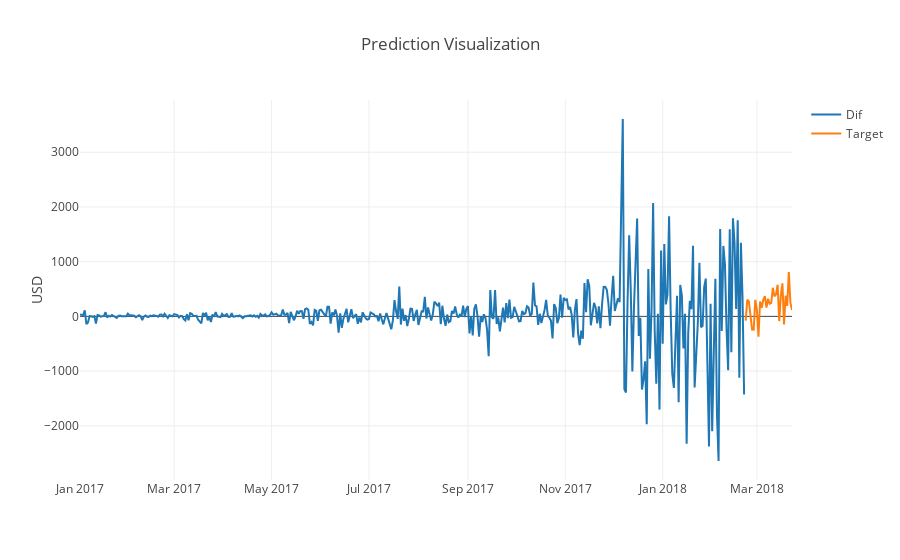

Write notebook code for a chart like this one.
### Code cell
clf = RandomForestRegressor(n_estimators=100, random_state=1)
clf.fit(X_train, y_train)
target = clf.predict(X_forecast)

final = pd.concat([currency, forecast])
final = final.groupby('date').sum()

day_one_forecast = currency.iloc[-1].date + dt.timedelta(days=1)
date = pd.date_range(day_one_forecast, periods=30, freq='D')
predictions = pd.DataFrame(target, columns=['target'], index=date)
final = final.append(predictions)
final.index.names = ['date']
final = final.reset_index()

trace0 = go.Scatter(
    x=final['date'], y=final['dif'],
    name='Dif'
)

trace1 = go.Scatter(
    x=final['date'], y=final['target'],
    name='Target'
)

data = [trace0, trace1]
layout = go.Layout(
    title='Prediction Visualization',
    yaxis={
        'title': 'USD',
        'nticks': 10,
    },
)
fig = go.Figure(data=data, layout=layout)
py.iplot(fig, filename='prediction-visualization')

### Figure 1 — Plotly figure (JSON) as saved in the notebook; plotly's stock layout.template omitted (floating-point values rounded to 4 significant figures; data arrays with more than 128 entries replaced by an {"elided": "..."} marker saying what was removed)
{"data": [{"name": "Dif", "type": "scatter", "x": {"elided": "447 str values"}, "y": {"elided": "447 float values"}}, {"name": "Target", "type": "scatter", "x": {"elided": "447 str values"}, "y": {"elided": "447 float values"}}], "layout": {"title": "Prediction Visualization", "yaxis": {"nticks": 10, "title": "USD"}}}
